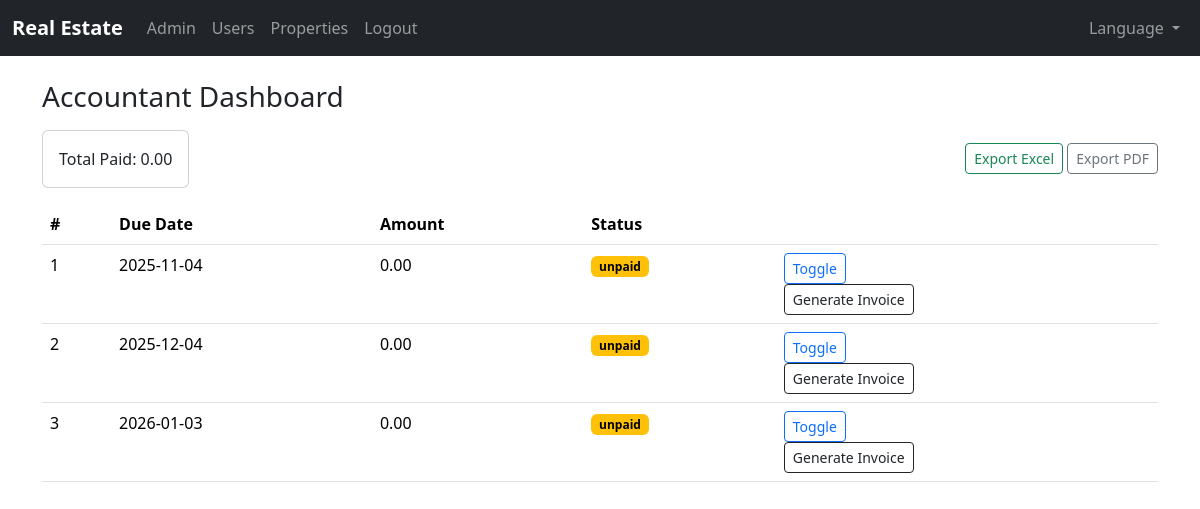
The app's page /accountant/ (signed in) with its own data.
### app/models.py (models this page shows)
class TimestampMixin:
    created_at = db.Column(db.DateTime, default=datetime.utcnow, nullable=False)
    updated_at = db.Column(db.DateTime, default=datetime.utcnow, onupdate=datetime.utcnow)

class Payment(db.Model, TimestampMixin):
    __tablename__ = "payments"
    id = db.Column(db.Integer, primary_key=True)
    contract_id = db.Column(db.Integer, db.ForeignKey("contracts.id"), nullable=False, index=True)
    amount = db.Column(db.Numeric(12, 2), nullable=False)
    due_date = db.Column(db.Date, nullable=False)
    paid_date = db.Column(db.Date)
    method = db.Column(db.String(50))  # cash, card, transfer
    status = db.Column(db.String(50), nullable=False, default="unpaid")
    contract = db.relationship("Contract", back_populates="payments")
    invoice = db.relationship("Invoice", back_populates="payment", uselist=False)

### app/accountant/routes.py (the view)
@accountant_bp.route("/")
@login_required
@accountant_required
def dashboard():
    payments = Payment.query.order_by(Payment.due_date.asc()).all()
    total_paid = (
        db.session.query(db.func.coalesce(db.func.sum(Payment.amount), 0))
        .filter_by(status="paid")
        .scalar()
    )
    return render_template("accountant/dashboard.html", payments=payments, total_paid=total_paid)

### app/__init__.py (called while the page is built)
def select_locale():
    from flask import session, request
    lang = session.get("lang")
    if lang:
        return lang
    return request.accept_languages.best_match(Config.LANGUAGES.keys())

### app/accountant/routes.py (called while the page is built)
def accountant_required(func):
    from functools import wraps
    @wraps(func)
    def wrapper(*args, **kwargs):
        if not current_user.is_authenticated or not (current_user.is_accountant or current_user.is_admin):
            return abort(403)
        return func(*args, **kwargs)
    return wrapper

### app/models.py (called while the page is built)
    @property
    def is_admin(self) -> bool:
        return self.role == "admin"

    @property
    def is_accountant(self) -> bool:
        return self.role == "accountant"

### app/templates/accountant/dashboard.html (shortened to what this page needs)
{% extends 'base.html' %}
{% block content %}
<h3 class="mb-3">{{ _('Accountant Dashboard') }}</h3>
<div class="mb-3 d-flex justify-content-between align-items-center">
  <div class="card"><div class="card-body">{{ _('Total Paid') }}: {{ total_paid }}</div></div>
  <div>
    <a class="btn btn-sm btn-outline-success" href="{{ url_for('accountant.export_payments_excel') }}">{{ _('Export Excel') }}</a>
    <a class="btn btn-sm btn-outline-secondary" href="{{ url_for('accountant.export_payments_pdf') }}">{{ _('Export PDF') }}</a>
  </div>
  </div>
<table class="table table-hover">
  <thead><tr><th>#</th><th>{{ _('Due Date') }}</th><th>{{ _('Amount') }}</th><th>{{ _('Status') }}</th><th></th></tr></thead>
  <tbody>
    {% for p in payments %}
    <tr>
      <td>{{ p.id }}</td>
      <td>{{ p.due_date }}</td>
      <td>{{ p.amount }}</td>
      <td>
        <span class="badge {{ 'text-bg-success' if p.status=='paid' else 'text-bg-warning' }}">{{ p.status }}</span>
      </td>
      <td>
        <form method="post" action="{{ url_for('accountant.mark_payment', payment_id=p.id) }}">
          <button class="btn btn-sm btn-outline-primary" type="submit">{{ _('Toggle') }}</button>
        </form>
        <a class="btn btn-sm btn-outline-dark" href="{{ url_for('accountant.generate_invoice', payment_id=p.id) }}">{{ _('Generate Invoice') }}</a>
      </td>
    </tr>
    {% else %}
    <tr><td colspan="5">{{ _('No data') }}</td></tr>
    {% endfor %}
  </tbody>
</table>
{% endblock %}

### app/static/styles.css (style rules this page uses)
body { font-family: system-ui, -apple-system, Segoe UI, Roboto, "Helvetica Neue", Arial, "Noto Sans", "Liberation Sans", sans-serif; }

### records on screen
Payment: id "1", due_date "2025-11-04", amount "0.00", status "unpaid"
Payment: id "2", due_date "2025-12-04", amount "0.00", status "unpaid"
Payment: id "3", due_date "2026-01-03", amount "0.00", status "unpaid"

### other values on screen
{{ total_paid }} "0.00"
